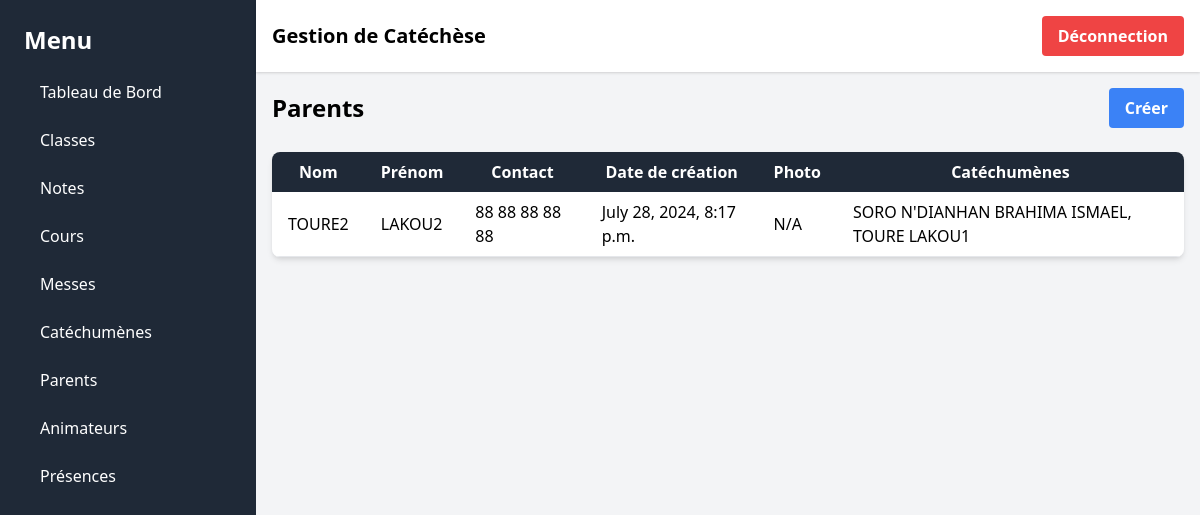
The app's page /parents/ (signed in) with its own data.
### gestion/models.py (models this page shows, shortened)
class Parent(models.Model):
    user = models.OneToOneField(User, on_delete=models.CASCADE)
    nom = models.CharField(max_length=100)
    prenom = models.CharField(max_length=100)
    contact = models.CharField(max_length=100)
    date_creation = models.DateTimeField(auto_now_add=True)
    photo = models.ImageField(upload_to='parent_photos/', null=True, blank=True)
    catechumenes = models.ManyToManyField(Catechumene)

class Catechumene(models.Model):
    user = models.OneToOneField(User, on_delete=models.CASCADE, related_name='catechumene')
    matricule = models.CharField(max_length=100)
    code = models.CharField(max_length=100)
    nom = models.CharField(max_length=100)
    prenom = models.CharField(max_length=100)
    contact = models.CharField(max_length=100)
    categorie = models.CharField(max_length=20, choices=[('enfant', 'Enfant'), ('jeune', 'Jeune'), ('adulte', 'Adulte')])
    profession_ou_niveau_etude = models.CharField(max_length=100)
    date_creation = models.DateTimeField(auto_now_add=True)
    classe = models.ForeignKey('Classe', on_delete=models.SET_NULL, null=True, blank=True)
    animateur = models.ForeignKey('Animateur', on_delete=models.SET_NULL, null=True, blank=True)
    photo = models.ImageField(upload_to='catechumene_photos/', null=True, blank=True)  # Add this line
    def __str__(self):
        return f"{self.nom} {self.prenom}"

### gestion/views.py (the view)
# urls.py: path('parents/', views.parents, name='parents'),
@login_required
def parents(request):
    parents_list = Parent.objects.all()
    return render(request, 'gestion/parents.html', {'parents_list': parents_list})

### gestion/templates/gestion/parents.html
{% extends 'gestion/base.html' %}
{% block content %}
<div class="flex justify-between items-center mb-6">
    <h1 class="text-2xl font-semibold">Parents</h1>
    <a href="{% url 'create_parent' %}" class="bg-blue-500 hover:bg-blue-700 text-white font-bold py-2 px-4 rounded focus:outline-none focus:shadow-outline">Créer</a>
</div>
<table class="min-w-full bg-white shadow-md rounded-lg overflow-hidden">
    <thead class="bg-gray-800 text-white">
        <tr>
            <th class="py-2 px-4">Nom</th>
            <th class="py-2 px-4">Prénom</th>
            <th class="py-2 px-4">Contact</th>
            <th class="py-2 px-4">Date de création</th>
            <th class="py-2 px-4">Photo</th>
            <th class="py-2 px-4">Catéchumènes</th>
        </tr>
    </thead>
    <tbody class="bg-gray-200">
        {% for parent in parents_list %}
        <tr class="bg-white border-b">
            <td class="py-2 px-4">{{ parent.nom }}</td>
            <td class="py-2 px-4">{{ parent.prenom }}</td>
            <td class="py-2 px-4">{{ parent.contact }}</td>
            <td class="py-2 px-4">{{ parent.date_creation }}</td>
            <td class="py-2 px-4">
                {% if parent.photo %}
                <img src="{{ parent.photo.url }}" alt="{{ parent.nom }}" class="w-12 h-12 rounded-full">
                {% else %}
                <span>N/A</span>
                {% endif %}
            </td>
            <td class="py-2 px-4">
                {{ parent.catechumenes.all|join:", " }}
            </td>
        </tr>
        {% endfor %}
    </tbody>
</table>
{% endblock %}

### records on screen
Parent: nom "TOURE2", prenom "LAKOU2", contact "88 88 88 88 88", date_creation "July 28, 2024, 8:17 p.m.", photo "N/A", catechumenes.all "SORO N'DIANHAN BRAHIMA ISMAEL, TOURE LAKOU1"
